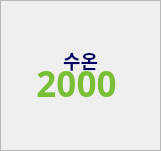
     <widget class="QFrame" name="frame_8">
      <property name="geometry">
       <rect>
        <x>10</x>
        <y>10</y>
        <width>161</width>
        <height>151</height>
       </rect>
      </property>
      <property name="frameShape">
       <enum>QFrame::StyledPanel</enum>
      </property>
      <property name="frameShadow">
       <enum>QFrame::Raised</enum>
      </property>
      <widget class="QLabel" name="main_temp">
       <property name="geometry">
        <rect>
         <x>36</x>
         <y>68</y>
         <width>81</width>
         <height>31</height>
        </rect>
       </property>
       <property name="font">
        <font>
         <family>나눔스퀘어 Bold</family>
         <pointsize>26</pointsize>
         <weight>75</weight>
         <bold>true</bold>
        </font>
       </property>
       <property name="styleSheet">
        <string notr="true">background:transparent;
color : rgb(121,191,53);
background:transparent</string>
       </property>
       <property name="text">
        <string>2000</string>
       </property>
       <property name="alignment">
        <set>Qt::AlignCenter</set>
       </property>
      </widget>
      <widget class="QLabel" name="label_41">
       <property name="geometry">
        <rect>
         <x>-10</x>
         <y>-10</y>
         <width>181</width>
         <height>161</height>
        </rect>
       </property>
       <property name="font">
        <font>
         <family>나눔스퀘어 Bold</family>
         <pointsize>14</pointsize>
         <weight>75</weight>
         <bold>true</bold>
        </font>
       </property>
       <property name="styleSheet">
        <string notr="true">background:transparent;
color:rgb(0, 0, 100)</string>
       </property>
       <property name="text">
        <string>

수온</string>
       </property>
       <property name="alignment">
        <set>Qt::AlignHCenter|Qt::AlignTop</set>
       </property>
      </widget>
      <widget class="QPushButton" name="pushButton">
       <property name="geometry">
        <rect>
         <x>5</x>
         <y>0</y>
         <width>148</width>
         <height>148</height>
        </rect>
       </property>
       <property name="styleSheet">
        <string notr="true">QPushButton{background:url(:/img/resources/green_o_big.png);
border:transparent}
QPushButton:checked{background:url(:/img/resources/red_o_big.png);
border:transparent;}</string>
       </property>
       <property name="text">
        <string/>
       </property>
       <property name="checkable">
        <bool>true</bool>
       </property>
      </widget>
      <zorder>pushButton</zorder>
      <zorder>main_temp</zorder>
      <zorder>label_41</zorder>
     </widget>
